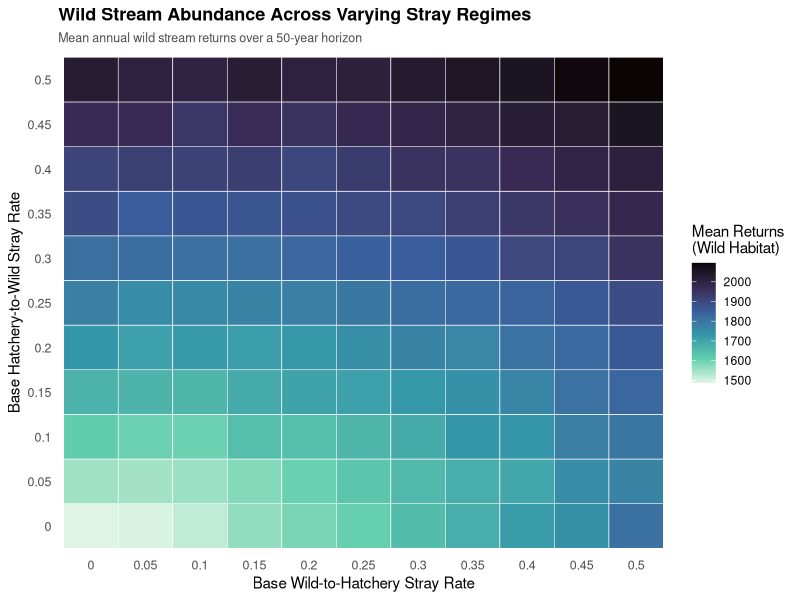

Recreate this plot in R.
# salmon agent-based simulation model: straying parameter sweep
library(tidyverse)

# wrap logic into a function that returns abundance metric
run_salmon_sim <- function(wild_stray_rate, hatch_stray_rate) {
  
  # parameters
  Years        <- 50     # number of seasons
  Weeks        <- 12     # weeks per season
  Fecundity    <- 4      # average surviving smolts/offspring per spawning adult
  HeritStray   <- 0      # 0 = offspring stray rate is mean of population; 1 = exact mid-parent trait
  HeritTime    <- 1      # 0 = offspring stray rate is mean of population; 1 = exact mid-parent trait
  
  # stream/hatchery settings
  Stream_K          <- 1500   # Carrying capacity of the Wild Stream (K)
  Hatchery_Release  <- 3000   # Constant annual smolt release from hatchery
  Broodstock_Need   <- 250
  
  Initial_Abundance <- c(1500, 3000) # [1 = Wild Stream, 2 = Hatchery]
  Natal_Mortality   <- c(0.15, 0.10) 
  Mean_Run_Timing   <- c(4.0, 7.0)   # Wild is early-ish (4); Hatchery is mid-run (7)
  
  # initialization - starting agents dataframes
  init_stream <- function(id_start, num_fish, natal_origin, initial_stray_prob, initial_mean_week) {
    data.frame(
      id         = id_start:(id_start + num_fish - 1),
      natal      = rep(natal_origin, num_fish),   
      current    = rep(natal_origin, num_fish), 
      stray_prob = rnorm(num_fish, mean = initial_stray_prob, sd = 0.01),
      run_timing = rnorm(num_fish, mean = initial_mean_week, sd = 1.2)
    )
  }

  agents1 <- init_stream(id_start = 1, 
                         num_fish = Initial_Abundance[1], 
                         natal_origin = 1, 
                         initial_stray_prob = wild_stray_rate, 
                         initial_mean_week = Mean_Run_Timing[1])
  
  agents2 <- init_stream(id_start = Initial_Abundance[1] + 1, 
                         num_fish = Initial_Abundance[2], 
                         natal_origin = 2, 
                         initial_stray_prob = hatch_stray_rate, 
                         initial_mean_week = Mean_Run_Timing[2])
  
  agents  <- rbind(agents1, agents2)
  
  # tracking annual abundance and harvest
  history <- data.frame(
    Year       = 1:Years, 
    WildStream = numeric(Years), 
    Hatchery   = numeric(Years),
    Harvested  = numeric(Years),
    Wild_AvgStray = numeric(Years), 
    Wild_AvgTime  = numeric(Years), 
    Hatch_AvgStray= numeric(Years), 
    Hatch_AvgTime = numeric(Years)  
    
  )
  
  # main simulation loop
  next_id <- max(agents$id) + 1
  
  for (yr in 1:Years) {
    n_fish <- nrow(agents)
    
    if (n_fish == 0) {
      cat("Extinction event in year:", yr, "\n")
      break
    }
    
    # does an individual stray?
    will_stray <- runif(n_fish) < agents$stray_prob
    
    agents$current <- ifelse(will_stray, 
                             ifelse(agents$natal == 1, 2, 1), # stray to opposite stream
                             agents$natal) # return to natal stream
    
    # prespawn mortality  - mortality threshold based on origin
    mort_threshold <- ifelse(agents$natal == 1, Natal_Mortality[1], Natal_Mortality[2])
    survived_natal_mort <- runif(n_fish) > mort_threshold
    surv_agents <- agents[survived_natal_mort, ]
    
    # log traits before replacement occurs
    wild_born     <- surv_agents[surv_agents$natal == 1, ]
    hatchery_born <- surv_agents[surv_agents$natal == 2, ]
    
    history$Wild_AvgStray[yr] <- if(nrow(wild_born) > 0) mean(wild_born$stray_prob) else NA
    history$Wild_AvgTime[yr]  <- if(nrow(wild_born) > 0) mean(wild_born$run_timing) else NA
    
    history$Hatch_AvgStray[yr] <- if(nrow(hatchery_born) > 0) mean(hatchery_born$stray_prob) else NA
    history$Hatch_AvgTime[yr]  <- if(nrow(hatchery_born) > 0) mean(hatchery_born$run_timing) else NA
    
    # apply mortality filter to progress simulation loop
    agents <- surv_agents
    
    # update population count post-mortality
    n_fish <- nrow(agents)
    if (n_fish == 0) break
    
    # assign entry week rounded to discrete weeks, bounded by season limits
    agents$entry_week <- round(agents$run_timing)
    agents$entry_week <- pmax(1, pmin(agents$entry_week, Weeks))
    
    river_returns    <- agents[agents$current == 1, ]
    hatchery_returns <- agents[agents$current == 2, ]
    
    # log returns
    history$WildStream[yr] <- nrow(river_returns)
    history$Hatchery[yr]   <- nrow(hatchery_returns)
    
    # submodel a: wild stream spawning w/ density dependence
    wild_offspring <- list()
    n_river <- nrow(river_returns)
    
    if (n_river >= 2) {
      # density dependence impacts spawning capacity
      expected_adults_per_spawner <- Fecundity * (1 - Natal_Mortality[1])
      success_prob_river <- min(1, Stream_K / (n_river * expected_adults_per_spawner))
      river_survival <- runif(n_river) < success_prob_river
      river_spawners <- river_returns[river_survival, ]
      n_spawners_river <- nrow(river_spawners)
      
      # week-by-week spawning within the river
      if (n_spawners_river >= 2) {
        for (wk in 1:Weeks) {
          wk_spawners <- river_spawners[river_spawners$entry_week == wk, ]
          n_wk <- nrow(wk_spawners)
          
          if (n_wk >= 2) {
            wk_offspring_count <- round(n_wk * Fecundity)
            if (wk_offspring_count > 0) {
              p1 <- sample(1:n_wk, wk_offspring_count, replace = TRUE)
              p2 <- sample(1:n_wk, wk_offspring_count, replace = TRUE)
              
              # inherit stray probability w/ noise
              mid_stray <- (wk_spawners$stray_prob[p1] + wk_spawners$stray_prob[p2]) / 2
              pop_stray <- mean(river_spawners$stray_prob)
              o_stray   <- (HeritStray * mid_stray) + ((1 - HeritStray) * pop_stray)
              o_stray   <- pmax(0, pmin(o_stray + rnorm(wk_offspring_count, 0, 0.002), 1))
              
              # inherit run timing w/ noise
              mid_time  <- (wk_spawners$run_timing[p1] + wk_spawners$run_timing[p2]) / 2
              pop_time  <- mean(river_spawners$run_timing)
              o_time    <- (HeritTime * mid_time) + ((1 - HeritTime) * pop_time) + rnorm(wk_offspring_count, 0, 0.5)
              
              wild_offspring[[wk]] <- data.frame(
                id = next_id:(next_id + wk_offspring_count - 1),
                natal = 1, current = 1, stray_prob = o_stray, run_timing = o_time
              )
              next_id <- next_id + wk_offspring_count
            }
          }
        }
      }
    }
    wild_generation <- do.call(rbind, wild_offspring)
    
    # submodel b: hatchery returns (broodstock selection and harvest)
    hatchery_generation <- data.frame()
    n_hatch <- nrow(hatchery_returns)
    
    if (n_hatch >= 2) {
      # bias selection toward early weeks - week 1 (of W) has weight W, Week W has weight 1.
      ## this might be overly simplistic..
      sampling_weights <- (Weeks + 1) - hatchery_returns$entry_week
      
      # cap sampling needs at whatever returned
      actual_brood_count <- min(Broodstock_Need, n_hatch)
      
      # sample individual broodstock rows based on early returning bias
      broodstock_indices <- sample(1:n_hatch, size = actual_brood_count, 
                                   replace = FALSE, prob = sampling_weights)
      broodstock <- hatchery_returns[broodstock_indices, ]
      
      # remaining fish are routed to commercial harvest logs
      history$Harvested[yr] <- n_hatch - actual_brood_count
      
      # produce fixed # of offspring matrix from the selected broodstock
      if (actual_brood_count >= 2) {
        p1 <- sample(1:actual_brood_count, Hatchery_Release, replace = TRUE)
        p2 <- sample(1:actual_brood_count, Hatchery_Release, replace = TRUE)
        
        mid_stray <- (broodstock$stray_prob[p1] + broodstock$stray_prob[p2]) / 2
        pop_stray <- mean(broodstock$stray_prob)
        o_stray   <- (HeritStray * mid_stray) + ((1 - HeritStray) * pop_stray)
        o_stray   <- pmax(0, pmin(o_stray + rnorm(Hatchery_Release, 0, 0.002), 1))
        
        mid_time  <- (broodstock$run_timing[p1] + broodstock$run_timing[p2]) / 2
        pop_time  <- mean(broodstock$run_timing)
        o_time    <- (HeritTime * mid_time) + ((1 - HeritTime) * pop_time) + rnorm(Hatchery_Release, 0, 0.5)
        
        hatchery_generation <- data.frame(
          id = next_id:(next_id + Hatchery_Release - 1),
          natal = 2, current = 2, stray_prob = o_stray, run_timing = o_time
        )
        next_id <- next_id + Hatchery_Release
      }
    } else {
      history$Harvested[yr] <- 0
    }
    
    # progeny become next year's agents
    agents <- rbind(wild_generation, hatchery_generation)
    if (is.null(agents)) { agents <- data.frame() }
  } 
  
  # calculate and return average abundance across years
  return(mean(history$WildStream, na.rm = TRUE))
}

# define stray parameter grid
wild_stray_levels  <- seq(0.00, 0.5, by = 0.05)
hatch_stray_levels <- seq(0.00, 0.5, by = 0.05)

sweep_grid <- expand.grid(
  Wild_Stray  = wild_stray_levels,
  Hatch_Stray = hatch_stray_levels
)

# run parameter sweep loop
cat("Starting parameter sweep across", nrow(sweep_grid), "scenarios...\n")

sweep_results <- sweep_grid %>%
  rowwise() %>%
  mutate(Avg_Wild_Abundance = run_salmon_sim(Wild_Stray, Hatch_Stray)) %>%
  ungroup()

# plot- heat map
ggplot(sweep_results, aes(x = factor(Wild_Stray), y = factor(Hatch_Stray), fill = Avg_Wild_Abundance)) +
  geom_tile(color = "white", linewidth = 0.2) +
  # continuous color palette tailored for ecological abundance data
  scale_fill_viridis_c(option = "mako", direction = -1, na.value = "black") +
  labs(
    title = "Wild Stream Abundance Across Varying Stray Regimes",
    subtitle = "Mean annual wild stream returns over a 50-year horizon",
    x = "Base Wild-to-Hatchery Stray Rate",
    y = "Base Hatchery-to-Wild Stray Rate",
    fill = "Mean Returns\n(Wild Habitat)"
  ) +
  theme_minimal() +
  theme(
    plot.title = element_text(face = "bold", size = 13),
    plot.subtitle = element_text(size = 9, color = "gray30"),
    axis.text = element_text(size = 9),
    panel.grid = element_blank()
  )
